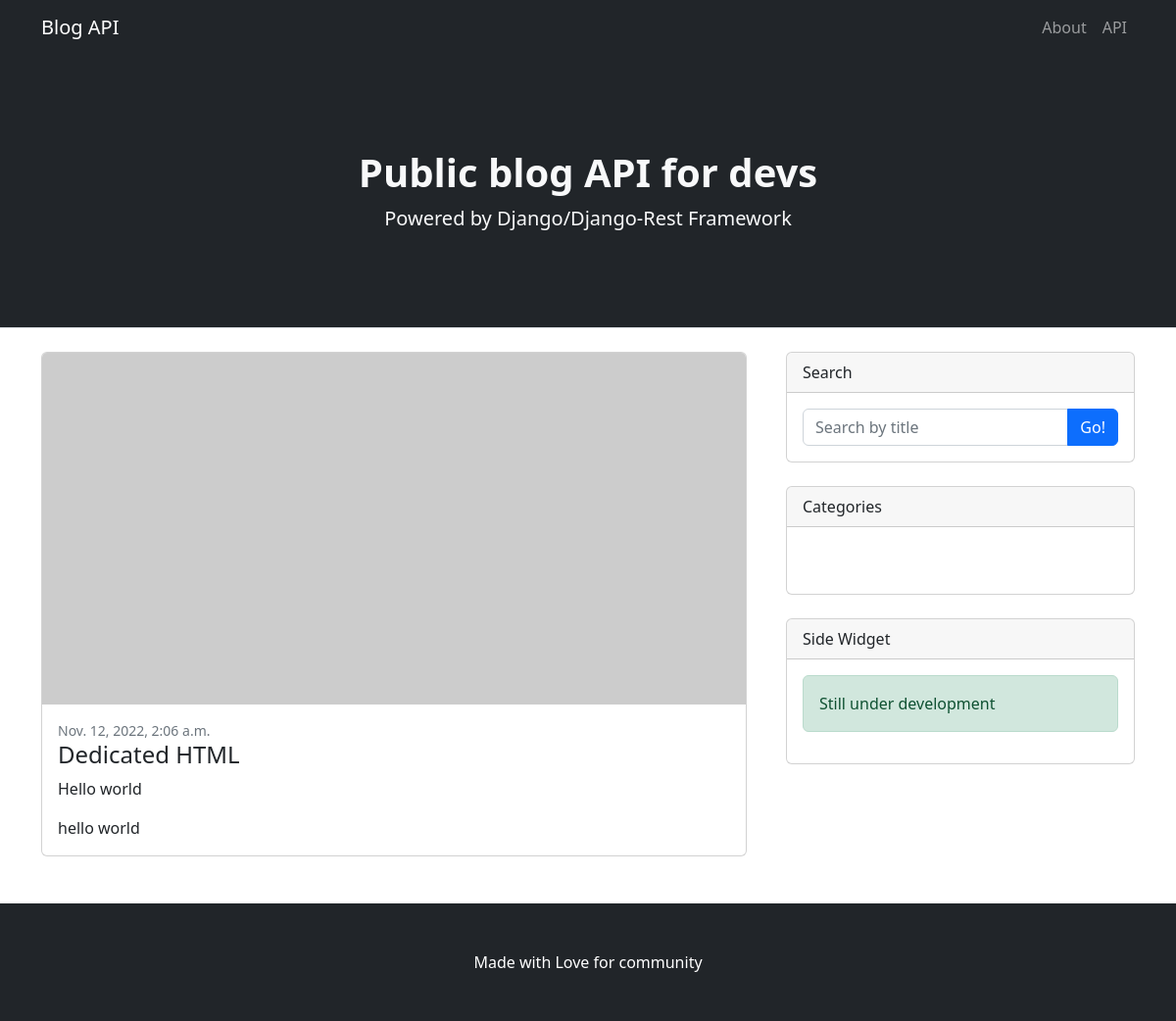
Screenshot of /detail/3/ with the database file from the repository.
### base/models.py (models this page shows, shortened)
class Blog(models.Model):
    title=models.CharField(max_length=15, null=True, blank=True)
    summary=models.CharField(max_length=15, null=True, blank=True)
    topic=models.TextField(max_length=300, blank=True, null=True)
    posted=models.DateTimeField(auto_now_add=True)
    class Meta:
        verbose_name='Blog'
        verbose_name_plural='Blog'
        ordering=['-posted',]

### base/views.py (the view)
class DetailBlogView(DetailView):
    template_name = 'main/detail.html'
    model= Blog
    context_object_name = 'detail'

### base/templates/main/detail.html
{% extends 'base.html' %}
{% block detail %}
<div class="col-lg-6">
    <div class="card mb-5 w-200" style="width: 90vh; height: fit-content;">
        <a href="#!"><img class="card-img-top" src="https://dummyimage.com/700x350/dee2e6/6c757d.jpg" alt="..." /></a>
        <div class="card-body">
            <div class="small text-muted">{{detail.posted}}</div>
            <h2 class="card-title h4">{{detail.title}}</h2>
            <p class="card-text">{{detail.summary}}</p>
            <p class="card-text">{{detail.topic}}</p>
        </div>
    </div>
</div>
{% endblock detail %}

### rows the page displays
Blog: posted "Nov. 12, 2022, 2:06 a.m.", title "Dedicated HTML", summary "Hello world", topic "hello world"
